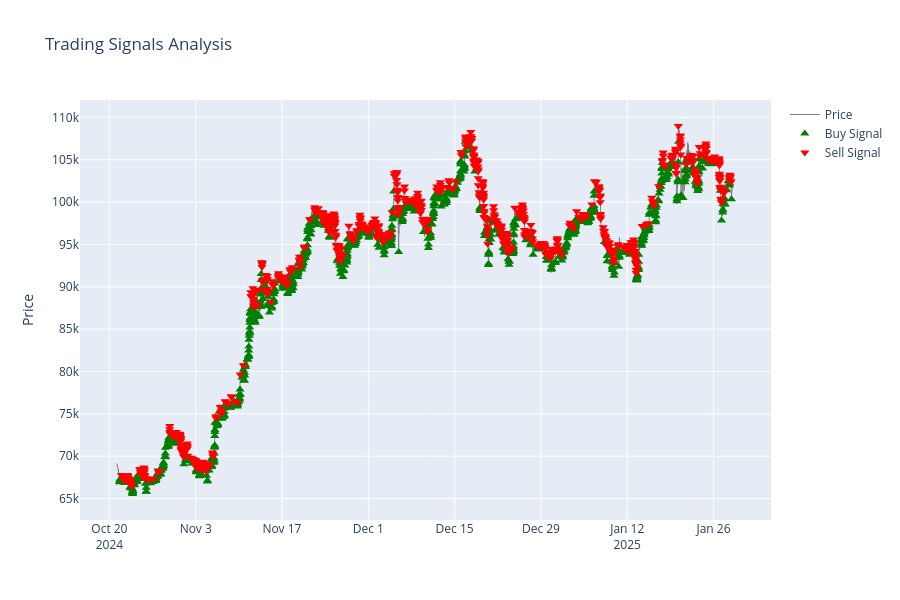

Notebook cell for this chart:
### Markdown cell above
## 6. Trading Signal Analysis

### Code cell
def generate_signals(df):
    df = df.copy()
    
    # Calculate returns
    df['returns_1h'] = df['close'].shift(-4).pct_change(4)
    df['returns_4h'] = df['close'].shift(-16).pct_change(16)
    df['returns_24h'] = df['close'].shift(-96).pct_change(96)
    
    # Calculate volatility threshold
    volatility = df['close'].pct_change().rolling(window=20).std()
    vol_threshold = volatility.rolling(window=20).mean() * 2.0
    
    # Generate signals
    buy_signal = (
        (df['returns_1h'] > vol_threshold) &
        ((df['returns_4h'] > vol_threshold * 0.8) |
         (df['returns_24h'] > vol_threshold * 0.6))
    )
    
    sell_signal = (
        (df['returns_1h'] < -vol_threshold) &
        ((df['returns_4h'] < -vol_threshold * 0.8) |
         (df['returns_24h'] < -vol_threshold * 0.6))
    )
    
    df['signal'] = 0
    df.loc[buy_signal, 'signal'] = 1
    df.loc[sell_signal, 'signal'] = -1
    
    return df

# Generate signals
df_signals = generate_signals(df)

# Plot signals
fig = go.Figure()

# Plot price
fig.add_trace(go.Scatter(x=df_signals.index, y=df_signals['close'],
                         name='Price',
                         line=dict(color='gray', width=1)))

# Plot buy signals
buy_mask = df_signals['signal'] == 1
fig.add_trace(go.Scatter(x=df_signals[buy_mask].index,
                         y=df_signals[buy_mask]['close'],
                         name='Buy Signal',
                         mode='markers',
                         marker=dict(color='green', size=8, symbol='triangle-up')))

# Plot sell signals
sell_mask = df_signals['signal'] == -1
fig.add_trace(go.Scatter(x=df_signals[sell_mask].index,
                         y=df_signals[sell_mask]['close'],
                         name='Sell Signal',
                         mode='markers',
                         marker=dict(color='red', size=8, symbol='triangle-down')))

fig.update_layout(title='Trading Signals Analysis',
                  yaxis_title='Price',
                  height=600)

fig.show()

# Signal statistics
signal_stats = pd.DataFrame({
    'Buy Signals': [len(df_signals[df_signals['signal'] == 1])],
    'Sell Signals': [len(df_signals[df_signals['signal'] == -1])],
    'Signal Ratio': [len(df_signals[df_signals['signal'] != 0]) / len(df_signals)]
})

print("\nSignal Statistics:")
display(signal_stats)

### Figure 1 — Plotly figure (JSON) as saved in the notebook; plotly's stock layout.template omitted (floating-point values rounded to 4 significant figures; data arrays with more than 128 entries replaced by an {"elided": "..."} marker saying what was removed)
{"data": [{"line": {"color": "gray", "width": 1}, "name": "Price", "type": "scatter", "x": {"elided": "9600 str values"}, "y": {"elided": "9600 float values"}}, {"marker": {"color": "green", "size": 8, "symbol": "triangle-up"}, "mode": "markers", "name": "Buy Signal", "type": "scatter", "x": {"elided": "1114 str values"}, "y": {"elided": "1114 float values"}}, {"marker": {"color": "red", "size": 8, "symbol": "triangle-down"}, "mode": "markers", "name": "Sell Signal", "type": "scatter", "x": {"elided": "934 str values"}, "y": {"elided": "934 float values"}}], "layout": {"height": 600, "title": {"text": "Trading Signals Analysis"}, "yaxis": {"title": {"text": "Price"}}}}
